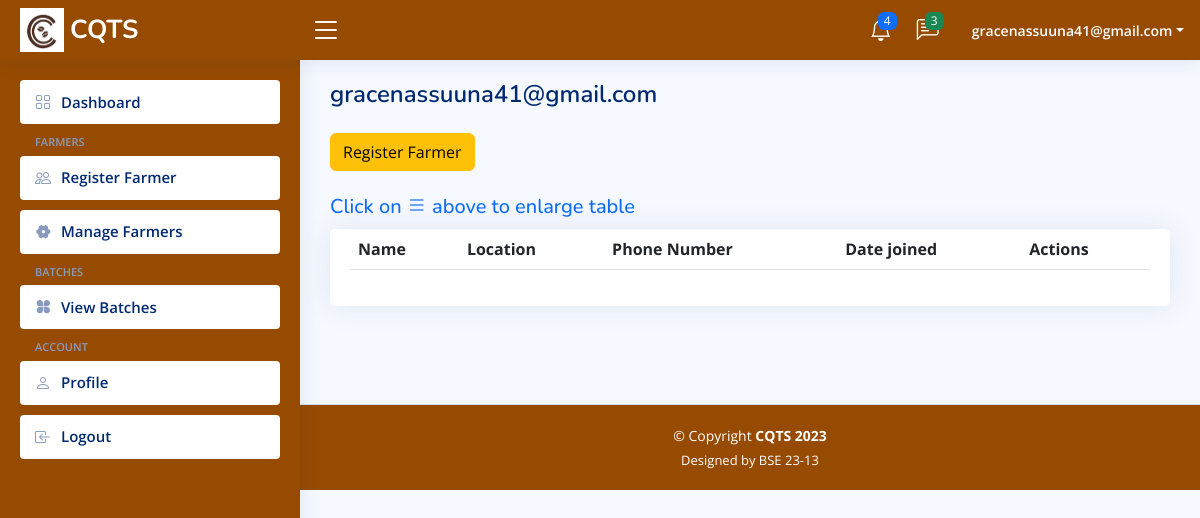
The page /cooperative-manage-farmers (signed in) on the database as committed earlier.
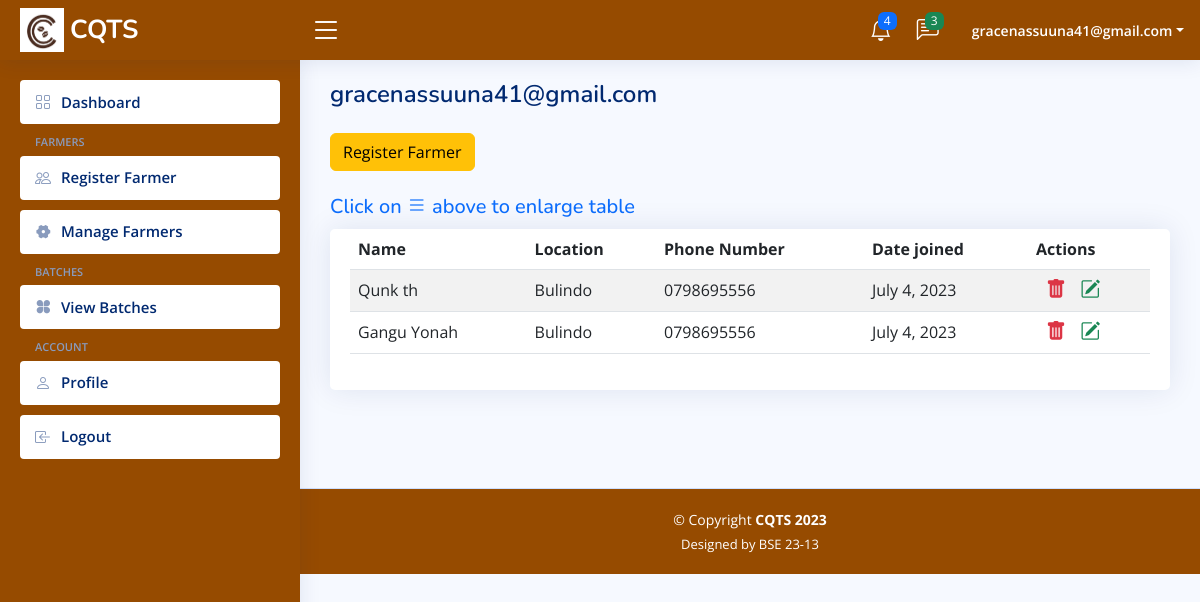
The same page on the database as committed later.
### base/models.py (models this page shows, shortened)
class Farmer(models.Model):
    name = models.CharField(max_length=200, null=False)
    phone = models.CharField(max_length=200, null=False)
    location = models.CharField(max_length=200, null=True)
    operation_scale = models.CharField(max_length=200, null=True, blank=True)
    cooperative = models.ForeignKey(User, on_delete=models.CASCADE, limit_choices_to={'group__name': 'Cooperative'}, related_name='cooperative_farmers'
                                    )
    created_at = models.DateTimeField(auto_now_add=True)
    updated_at = models.DateTimeField(auto_now=True)
    class Meta:
        ordering = ('-updated_at', '-created_at')

### base/views.py (the view)
# urls.py: path('cooperative-manage-farmers', views.cooperativeFarmersView, name='cooperative-manage-farmers'),
@login_required(login_url='cooperative-login')
def cooperativeFarmersView(request):
    farmers = Farmer.objects.filter(cooperative=request.user)
    context = {'farmers': farmers}
    return render(request, 'base/cooperative/cooperative-manage-farmers.html', context)

### base/models.py (called while the page is built)
    def __str__(self):
        return self.email

### base/templates/base/cooperative/cooperative-manage-farmers.html (shortened to what this page needs)
{% extends 'cooperative-main.html' %}
{% block content %}
<main id="main" class="main">
    {% load static %}
    <div class="pagetitle">
        <h1>{{request.user}}</h1>
        <br>
        <a href="{% url 'cooperative-farmer-registration' %}" class="btn btn-warning">Register Farmer</a>
        <br>
        <br>
        <h5 class="text-primary inform-expand" id="inform-expand">Click on <i class="bi bi-list"></i> above to enlarge
            table</h5>
    </div>
    <section class="section">
        <div class="row">
            <div class="col-lg-12">
                <div class="card">
                    <div class="card-body">
                        <table class="table datatable table-striped">
                            <thead>
                                <tr>
                                    <th scope="col">Name</th>
                                    <th scope="col">Location</th>
                                    <th scope="col">Phone Number</th>
                                    <th scope="col">Date joined</th>
                                    <th scope="col">Actions</th>
                                </tr>
                            </thead>
                            <tbody>
                                {% for farmer in farmers %}
                                <tr>
                                    <td scope="row"> {{ farmer.name }} </td>
                                    <td> {{ farmer.location }} </td>
                                    <td> {{ farmer.phone }} </td>
                                    <td>{{ farmer.created_at.date }}</td>
                                    <td>
                                        <a href="{% url 'cooperative-delete-farmer' farmer.id %}" title="Delete" class="h5 text-danger"><i
                                                class="bi bi-trash-fill"></i></a>
                                        <a href="{% url 'cooperative-update-farmer' farmer.id %}" title="Edit" class="h5 text-success"><i
                                                class="bi bi-pencil-square"></i></a>
                                    </td>
                                </tr>
                                {% endfor %}
                            </tbody>
                        </table>
                    </div>
                </div>
            </div>
        </div>
    </section>
</main>
{% endblock %}

Rows that differ between the two databases and show on the page:
added Farmer: name "Qunk th", location "Bulindo", phone "0798695556", created_at "July 4, 2023"
added Farmer: name "Gangu Yonah", location "Bulindo", phone "0798695556", created_at "July 4, 2023"
